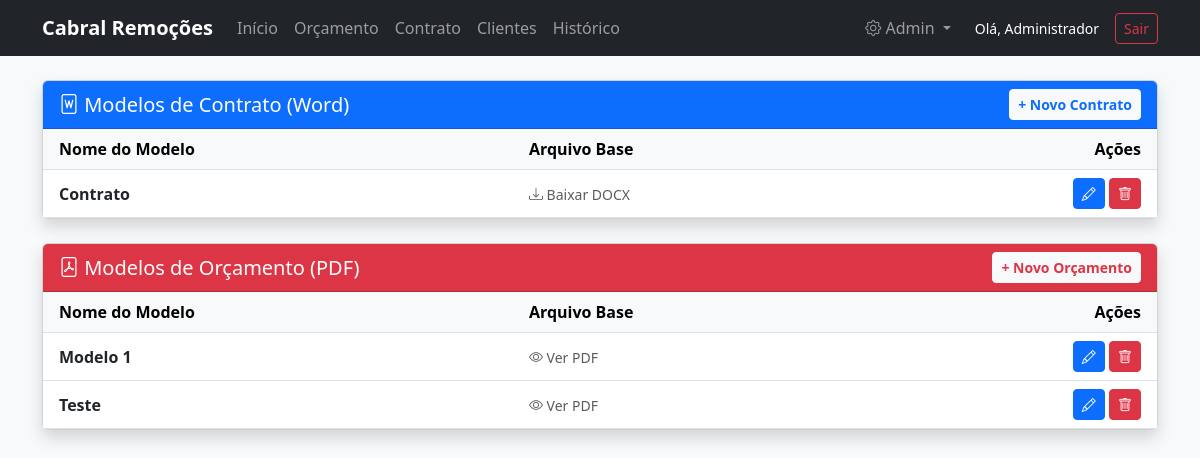
Page /gerenciar_modelos.php (signed in) on the committed database.
### tables this page shows
CREATE TABLE `contratos_templates` (
  `id` int(11) NOT NULL,
  `nome_modelo` varchar(100) NOT NULL,
  `caminho_arquivo` varchar(255) NOT NULL,
  `created_at` timestamp NOT NULL DEFAULT current_timestamp()
);

CREATE TABLE `templates` (
  `id` int(11) NOT NULL,
  `nome_modelo` varchar(100) NOT NULL,
  `caminho_arquivo` varchar(255) NOT NULL,
  `created_at` timestamp NOT NULL DEFAULT current_timestamp()
);

### gerenciar_modelos.php (the view, shortened to what this page needs)
<?php
require 'Scripts/conecta_banco.php';
$modelosPDF = $pdo->query("SELECT * FROM templates ORDER BY id DESC")->fetchAll();
$modelosContrato = $pdo->query("SELECT * FROM contratos_templates ORDER BY id DESC")->fetchAll();
?>
<!DOCTYPE html>
<html lang="pt-br">
<head>
    <link href="https://cdn.jsdelivr.net/npm/bootstrap@5.3.0/dist/css/bootstrap.min.css" rel="stylesheet">
    <link rel="stylesheet" href="https://cdn.jsdelivr.net/npm/bootstrap-icons@1.10.0/font/bootstrap-icons.css">
</head>
<body class="bg-light">
    <?php include 'navbar.php'; ?>
    <div class="container">
        <div class="card shadow mb-4">
            <div class="card-header bg-primary text-white d-flex justify-content-between align-items-center">
                <h5 class="mb-0"><i class="bi bi-file-word"></i> Modelos de Contrato (Word)</h5>
                <a href="admin_contratos.php" class="btn btn-sm btn-light text-primary fw-bold">+ Novo Contrato</a>
            </div>
            <div class="card-body p-0">
                <div class="table-responsive">
                    <table class="table table-hover mb-0 align-middle">
                        <thead class="table-light">
                            <tr>
                                <th class="ps-3">Nome do Modelo</th>
                                <th>Arquivo Base</th>
                                <th class="text-end pe-3">Ações</th>
                            </tr>
                        </thead>
                        <tbody>
                            <?php if(count($modelosContrato) > 0): ?>
                                <?php foreach($modelosContrato as $mc): ?>
                                <tr>
                                    <td class="ps-3 fw-bold"><?= $mc['nome_modelo'] ?></td>
                                    <td>
                                        <a href="<?= $mc['caminho_arquivo'] ?>" class="text-decoration-none small text-muted">
                                            <i class="bi bi-download"></i> Baixar DOCX
                                        </a>
                                    </td>
                                    <td class="text-end pe-3">
                                        <a href="editar_contrato.php?id=<?= $mc['id'] ?>" class="btn btn-sm btn-primary" title="Editar">
                                            <i class="bi bi-pencil"></i>
                                        </a>
                                        <a href="gerenciar_modelos.php?excluir_contrato_id=<?= $mc['id'] ?>"
                                           class="btn btn-sm btn-danger"
                                           onclick="return confirm('Tem certeza? Isso apagará o histórico deste contrato.')" title="Excluir">
                                            <i class="bi bi-trash"></i>
                                        </a>
                                    </td>
                                </tr>
                                <?php endforeach; ?>
                            <?php else: ?>
                                <tr><td colspan="3" class="text-center py-3 text-muted">Nenhum modelo de contrato cadastrado.</td></tr>
                            <?php endif; ?>
                        </tbody>
                    </table>
                </div>
            </div>
        </div>
        <div class="card shadow mb-5">
            <div class="card-header bg-danger text-white d-flex justify-content-between align-items-center">
                <h5 class="mb-0"><i class="bi bi-file-pdf"></i> Modelos de Orçamento (PDF)</h5>
                <a href="admin_templates.php" class="btn btn-sm btn-light text-danger fw-bold">+ Novo Orçamento</a>
            </div>
            <div class="card-body p-0">
                <div class="table-responsive">
                    <table class="table table-hover mb-0 align-middle">
                        <thead class="table-light">
                            <tr>
                                <th class="ps-3">Nome do Modelo</th>
                                <th>Arquivo Base</th>
                                <th class="text-end pe-3">Ações</th>
                            </tr>
                        </thead>
                        <tbody>
                            <?php if(count($modelosPDF) > 0): ?>
                                <?php foreach($modelosPDF as $mp): ?>
                                <tr>
                                    <td class="ps-3 fw-bold"><?= $mp['nome_modelo'] ?></td>
                                    <td>
                                        <a href="<?= $mp['caminho_arquivo'] ?>" target="_blank" class="text-decoration-none small text-muted">
                                            <i class="bi bi-eye"></i> Ver PDF
                                        </a>
                                    </td>
                                    <td class="text-end pe-3">
                                        <a href="editar_modelo.php?id=<?= $mp['id'] ?>" class="btn btn-sm btn-primary" title="Editar">
                                            <i class="bi bi-pencil"></i>
                                        </a>
                                        <a href="gerenciar_modelos.php?excluir_pdf_id=<?= $mp['id'] ?>"
                                           class="btn btn-sm btn-danger"
                                           onclick="return confirm('Tem certeza? Isso apagará o histórico deste orçamento.')" title="Excluir">
                                            <i class="bi bi-trash"></i>
                                        </a>
                                    </td>
                                </tr>
                                <?php endforeach; ?>
                            <?php else: ?>
                                <tr><td colspan="3" class="text-center py-3 text-muted">Nenhum modelo de orçamento cadastrado.</td></tr>
                            <?php endif; ?>
                        </tbody>
                    </table>
                </div>
            </div>
        </div>
    </div>
</body>
</html>

### rows in the picture
contratos_templates: nome_modelo "Contrato"
templates: nome_modelo "Modelo 1"
templates: nome_modelo "Teste"

### other values in the picture
$_SESSION['usuario_nome'] "Administrador"
